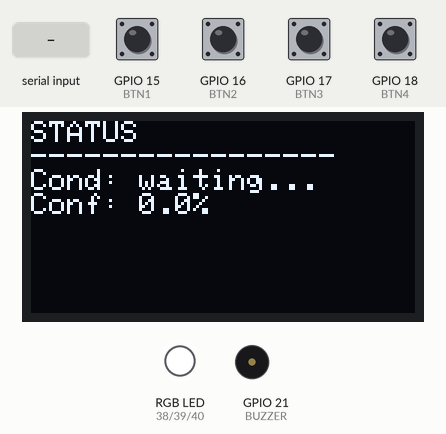
This sketch was run on a simulated ESP32. Parts: 128×64 one-colour display, an RGB LED mixed from three pins (HIGH = lit), buzzer (waves = sounding, pin HIGH). Inputs (shaded band) come from the test bench; at power-on: GPIO 15 (BTN1), GPIO 16 (BTN2), GPIO 17 (BTN3), GPIO 18 (BTN4) HIGH. What the sketch prints to the serial monitor is not drawn.

Above: at 1.8 s.
1.9 s: "PRED,,45\n" received over Serial
At 2.9 s:
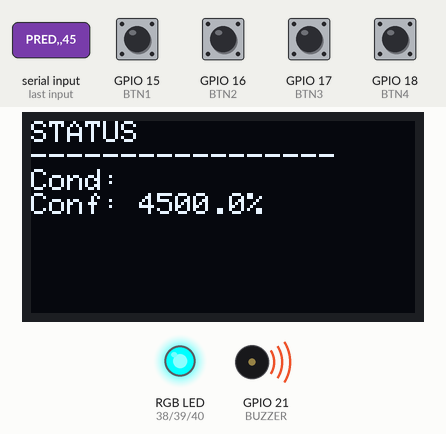
4.2 s: GPIO 17 (BTN3) pulled LOW for 0.15 s
At 4.8 s:
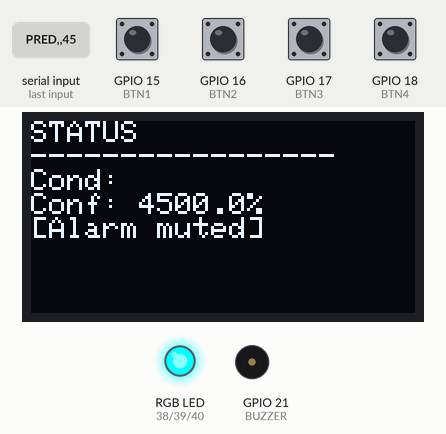
5.8 s: GPIO 15 (BTN1) pulled LOW for 0.15 s
At 7.2 s:
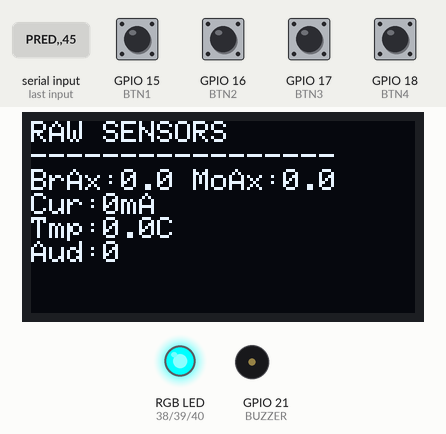
7.5 s: GPIO 18 (BTN4) pulled LOW for 0.15 s
At 7.7 s:
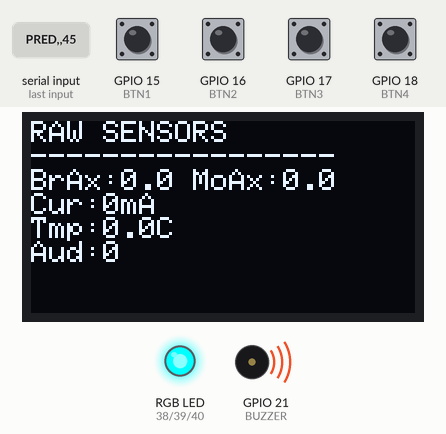
9.7 s: GPIO 16 (BTN2) pulled LOW for 0.15 s
At 10.51 s:
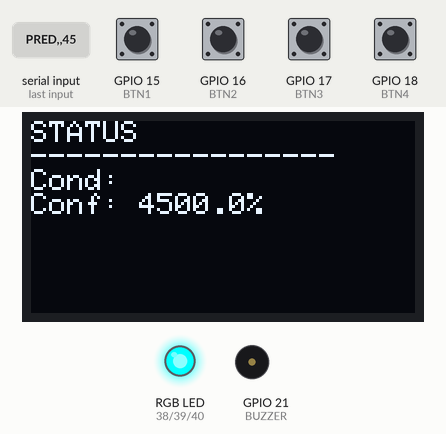
Timing chart, 0 to 11.4 s (numbered marks = the images above; inputs shaded):
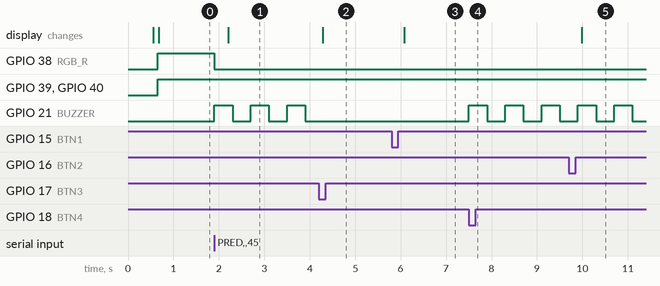

The sketch:

receiver_final.ino
```cpp
// FINAL RECEIVER CODE (v4) - real live-inference receiver
// ESP-NOW receive -> validate -> parse -> relay CSV to laptop over serial,
// AND listen on that same serial connection for "PRED,<label>,<confidence>"
// messages sent back by ml/live_inference.py, driving the OLED (2 pages),
// RGB LED health color, and buzzer alert from the model's real prediction.
//
// This is NOT the demo/video sketch - see firmware/receiver/receiver_demo
// for the button/webpage-controlled walkthrough used for filming. That one
// never runs live inference; this one does.
//
// RGB LED is common-anode: LOW = on, HIGH = off (handled in setRgbColor()).

#include <WiFi.h>
#include <esp_now.h>
#include <SPI.h>
#include <Adafruit_GFX.h>
#include <Adafruit_SSD1306.h>

#define FRAME_SIZE 75
#define PAYLOAD_SIZE 72
#define SYNC_BYTE_1 0xAA
#define SYNC_BYTE_2 0x55

// ---- OLED pins (SPI) ----
#define OLED_CS   8
#define OLED_DC   9
#define OLED_RST  10
#define OLED_MOSI 11
#define OLED_SCK  12
#define SCREEN_WIDTH 128
#define SCREEN_HEIGHT 64
Adafruit_SSD1306 display(SCREEN_WIDTH, SCREEN_HEIGHT, &SPI, OLED_DC, OLED_RST, OLED_CS);

// ---- Buttons ----
#define BTN1 15   // show raw sensor readings
#define BTN2 16   // show fault status (default page)
#define BTN3 17   // silence buzzer
#define BTN4 18   // unmute / re-arm buzzer

// ---- Buzzer ----
#define BUZZER 21

// ---- RGB LED ----
#define RGB_R 38
#define RGB_G 39
#define RGB_B 40

// ---- Packet loss tracking ----
uint32_t lastPacketCounter = 0;
uint32_t totalReceived = 0;
uint32_t totalExpected = 0;
bool firstPacket = true;
unsigned long lastStatsTime = 0;

// ---- Latest raw sensor values (for button 1 display) ----
float latest_bearing_ax, latest_bearing_ay, latest_bearing_az;
float latest_motor_ax, latest_motor_ay, latest_motor_az;
float latest_current_mA, latest_temperature_C, latest_audio_rms;

// ---- Latest prediction (received from laptop over Serial) ----
String currentLabel = "waiting...";
float currentConfidence = 0.0;
unsigned long lastPredictionTime = 0;

// ---- Display / UI state ----
int displayPage = 1;   // 1 = status (default), 0 = raw sensors
unsigned long lastOledUpdate = 0;
const unsigned long OLED_UPDATE_INTERVAL = 300;

// ---- Buzzer state ----
bool buzzerMuted = false;
unsigned long lastBeepTime = 0;
bool beepState = false;

// ---- Button debounce ----
unsigned long lastButtonPress = 0;
const unsigned long BUTTON_DEBOUNCE_MS = 200;

void trackPacketLoss(uint32_t packetCounter) {
  totalReceived++;
  if (!firstPacket) {
    uint32_t expectedGap = packetCounter - lastPacketCounter;
    totalExpected += expectedGap;
  } else {
    firstPacket = false;
    totalExpected = 1;
  }
  lastPacketCounter = packetCounter;
}

void printLossStatsIfDue() {
  unsigned long now = millis();
  if (now - lastStatsTime >= 1000) {
    lastStatsTime = now;
    if (totalExpected > 0) {
      float deliveryRate = (float)totalReceived / (float)totalExpected * 100.0;
      Serial.print("[STATS] Delivery rate: ");
      Serial.print(deliveryRate, 1);
      Serial.print("% (");
      Serial.print(totalReceived);
      Serial.print("/");
      Serial.print(totalExpected);
      Serial.println(")");
    }
  }
}

void onDataRecv(const esp_now_recv_info_t *info, const uint8_t *data, int len) {
  if (len != FRAME_SIZE) {
    Serial.print("REJECTED - wrong length: ");
    Serial.println(len);
    return;
  }

  if (data[0] != SYNC_BYTE_1 || data[1] != SYNC_BYTE_2) {
    Serial.println("REJECTED - bad sync bytes");
    return;
  }

  uint8_t checksum = 0;
  for (int i = 0; i < PAYLOAD_SIZE; i++) {
    checksum ^= data[2 + i];
  }
  if (checksum != data[74]) {
    Serial.println("REJECTED - checksum mismatch");
    return;
  }

  const uint8_t *payload = &data[2];

  float bearing_ax, bearing_ay, bearing_az, bearing_gx, bearing_gy, bearing_gz;
  float motor_ax, motor_ay, motor_az, motor_gx, motor_gy, motor_gz;
  float bus_voltage, current, power, temperature, audio_rms;
  uint32_t packet_counter;

  memcpy(&bearing_ax, payload + 0,  4);
  memcpy(&bearing_ay, payload + 4,  4);
  memcpy(&bearing_az, payload + 8,  4);
  memcpy(&bearing_gx, payload + 12, 4);
  memcpy(&bearing_gy, payload + 16, 4);
  memcpy(&bearing_gz, payload + 20, 4);
  memcpy(&motor_ax,   payload + 24, 4);
  memcpy(&motor_ay,   payload + 28, 4);
  memcpy(&motor_az,   payload + 32, 4);
  memcpy(&motor_gx,   payload + 36, 4);
  memcpy(&motor_gy,   payload + 40, 4);
  memcpy(&motor_gz,   payload + 44, 4);
  memcpy(&bus_voltage,payload + 48, 4);
  memcpy(&current,    payload + 52, 4);
  memcpy(&power,       payload + 56, 4);
  memcpy(&temperature,payload + 60, 4);
  memcpy(&audio_rms,  payload + 64, 4);
  memcpy(&packet_counter, payload + 68, 4);

  trackPacketLoss(packet_counter);

  // Save for button-1 raw display
  latest_bearing_ax = bearing_ax; latest_bearing_ay = bearing_ay; latest_bearing_az = bearing_az;
  latest_motor_ax = motor_ax; latest_motor_ay = motor_ay; latest_motor_az = motor_az;
  latest_current_mA = current; latest_temperature_C = temperature; latest_audio_rms = audio_rms;

  // CSV relay - this is what ml/live_inference.py parses
  Serial.print(bearing_ax, 4); Serial.print(",");
  Serial.print(bearing_ay, 4); Serial.print(",");
  Serial.print(bearing_az, 4); Serial.print(",");
  Serial.print(bearing_gx, 4); Serial.print(",");
  Serial.print(bearing_gy, 4); Serial.print(",");
  Serial.print(bearing_gz, 4); Serial.print(",");
  Serial.print(motor_ax, 4); Serial.print(",");
  Serial.print(motor_ay, 4); Serial.print(",");
  Serial.print(motor_az, 4); Serial.print(",");
  Serial.print(motor_gx, 4); Serial.print(",");
  Serial.print(motor_gy, 4); Serial.print(",");
  Serial.print(motor_gz, 4); Serial.print(",");
  Serial.print(bus_voltage, 4); Serial.print(",");
  Serial.print(current, 4); Serial.print(",");
  Serial.print(power, 4); Serial.print(",");
  Serial.print(temperature, 4); Serial.print(",");
  Serial.print(audio_rms, 4); Serial.print(",");
  Serial.println(packet_counter);
}

// Reads any incoming prediction messages from the laptop.
// Expected format: "PRED,<label>,<confidence>\n"  e.g. "PRED,healthy,0.94"
void checkForPredictionFromLaptop() {
  if (Serial.available()) {
    String line = Serial.readStringUntil('\n');
    line.trim();

    if (line.startsWith("PRED,")) {
      int firstComma = line.indexOf(',');
      int secondComma = line.indexOf(',', firstComma + 1);
      if (secondComma > 0) {
        String label = line.substring(firstComma + 1, secondComma);
        String confStr = line.substring(secondComma + 1);

        if (label != currentLabel) {
          // New/different prediction - reset mute so a NEW fault still alerts
          buzzerMuted = false;
        }
        currentLabel = label;
        currentConfidence = confStr.toFloat();
        lastPredictionTime = millis();
      }
    }
  }
}

void setRgbColor(int r, int g, int b) {
  // Common-anode LED - pin driven LOW turns that color ON, HIGH turns it OFF.
  digitalWrite(RGB_R, r ? LOW : HIGH);
  digitalWrite(RGB_G, g ? LOW : HIGH);
  digitalWrite(RGB_B, b ? LOW : HIGH);
}

void updateRgbAndBuzzer() {
  bool isFault = (currentLabel != "healthy" && currentLabel != "waiting...");
  bool lowConfidence = (currentConfidence < 0.40);

  if (currentLabel == "waiting...") {
    setRgbColor(LOW, LOW, LOW);   // off - no prediction yet
  } else if (lowConfidence) {
    setRgbColor(HIGH, HIGH, LOW); // yellow - uncertain
  } else if (isFault) {
    setRgbColor(HIGH, LOW, LOW);  // red - fault detected
  } else {
    setRgbColor(LOW, HIGH, LOW);  // green - healthy
  }

  // Buzzer: beep pattern while a real fault is active, confident, and not muted
  if (isFault && !lowConfidence && !buzzerMuted) {
    unsigned long now = millis();
    if (now - lastBeepTime >= 400) {
      beepState = !beepState;
      digitalWrite(BUZZER, beepState ? HIGH : LOW);
      lastBeepTime = now;
    }
  } else {
    digitalWrite(BUZZER, LOW);
  }
}

void updateOledDisplay() {
  unsigned long now = millis();
  if (now - lastOledUpdate < OLED_UPDATE_INTERVAL) return;
  lastOledUpdate = now;

  display.clearDisplay();
  display.setTextSize(1);
  display.setTextColor(SSD1306_WHITE);
  display.setCursor(0, 0);

  if (displayPage == 1) {
    // Status page
    display.println("STATUS");
    display.println("-----------------");
    display.print("Cond: ");
    display.println(currentLabel);
    display.print("Conf: ");
    display.print(currentConfidence * 100, 1);
    display.println("%");
    if (buzzerMuted) display.println("[Alarm muted]");
  } else {
    // Raw sensor page
    display.println("RAW SENSORS");
    display.println("-----------------");
    display.print("BrAx:"); display.print(latest_bearing_ax, 1);
    display.print(" MoAx:"); display.println(latest_motor_ax, 1);
    display.print("Cur:"); display.print(latest_current_mA, 0); display.println("mA");
    display.print("Tmp:"); display.print(latest_temperature_C, 1); display.println("C");
    display.print("Aud:"); display.println(latest_audio_rms, 0);
  }

  display.display();
}

void checkButtons() {
  unsigned long now = millis();
  if (now - lastButtonPress < BUTTON_DEBOUNCE_MS) return;

  if (digitalRead(BTN1) == LOW) {
    displayPage = 0;
    lastButtonPress = now;
  } else if (digitalRead(BTN2) == LOW) {
    displayPage = 1;
    lastButtonPress = now;
  } else if (digitalRead(BTN3) == LOW) {
    buzzerMuted = true;
    lastButtonPress = now;
  } else if (digitalRead(BTN4) == LOW) {
    buzzerMuted = false;
    lastButtonPress = now;
  }
}

void setup() {
  Serial.begin(460800);
  delay(500);

  pinMode(BTN1, INPUT_PULLUP);
  pinMode(BTN2, INPUT_PULLUP);
  pinMode(BTN3, INPUT_PULLUP);
  pinMode(BTN4, INPUT_PULLUP);
  pinMode(BUZZER, OUTPUT);
  pinMode(RGB_R, OUTPUT);
  pinMode(RGB_G, OUTPUT);
  pinMode(RGB_B, OUTPUT);
  digitalWrite(BUZZER, LOW);

  if (!display.begin(SSD1306_SWITCHCAPVCC)) {
    Serial.println("OLED init FAILED");
  } else {
    display.clearDisplay();
    display.setTextSize(1);
    display.setTextColor(SSD1306_WHITE);
    display.setCursor(0, 0);
    display.println("Receiver starting...");
    display.display();
  }

  WiFi.mode(WIFI_STA);
  delay(100);

  if (esp_now_init() != ESP_OK) {
    Serial.println("ESP-NOW init FAILED");
    return;
  }

  esp_now_register_recv_cb(onDataRecv);
  Serial.println("ESP-NOW receiver ready, relaying valid frames as CSV...");
}

void loop() {
  printLossStatsIfDue();
  checkForPredictionFromLaptop();
  checkButtons();
  updateRgbAndBuzzer();
  updateOledDisplay();
}
```

Measured:
- after the input at 1.9 s, GPIO 38 (RGB_R): HIGH → LOW at once; GPIO 21 (BUZZER): alternates HIGH for 0.40 s and LOW for 0.40 s, starting at once; the display: changes after 0.30 s (image 1)
- after the input at 4.2 s, GPIO 21 (BUZZER): stops changing and stays LOW; the display: changes after 0.08 s (image 2)
- after the input at 5.8 s, the display: changes after 0.28 s (image 3)
- after the input at 7.5 s, GPIO 21 (BUZZER): alternates HIGH for 0.40 s and LOW for 0.40 s, starting at once
- after the input at 9.7 s, the display: changes after 0.29 s (image 5)
